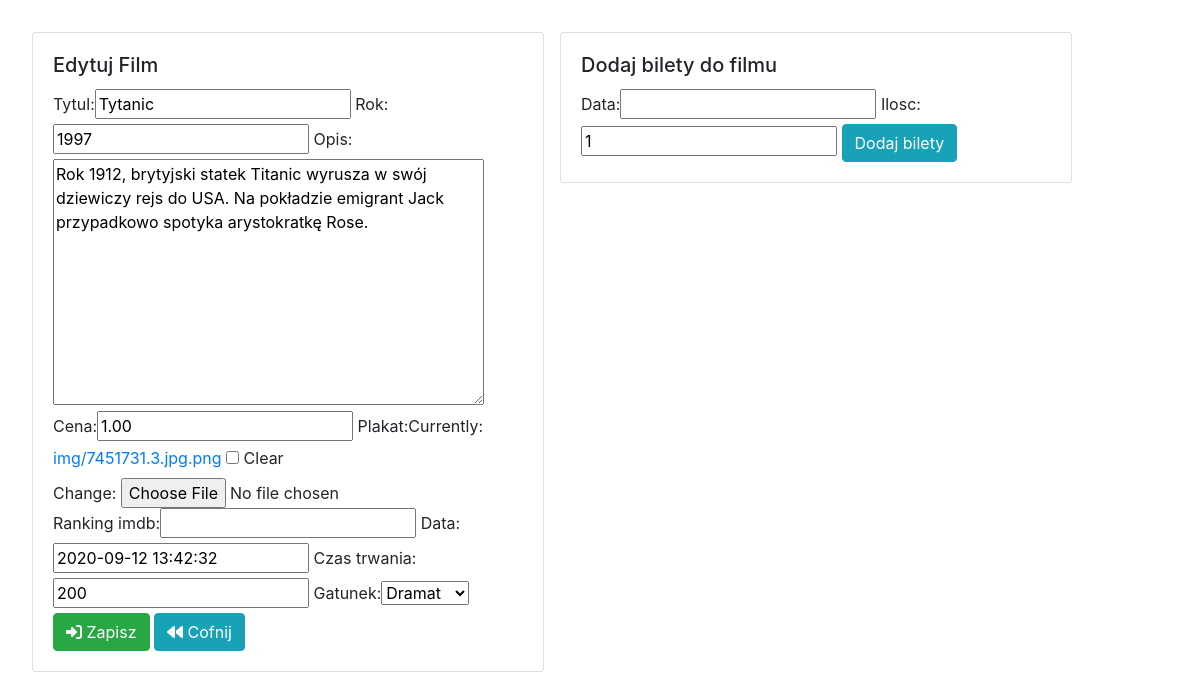
Page /filmy/edytuj/3/ (signed in) on the earlier database version.
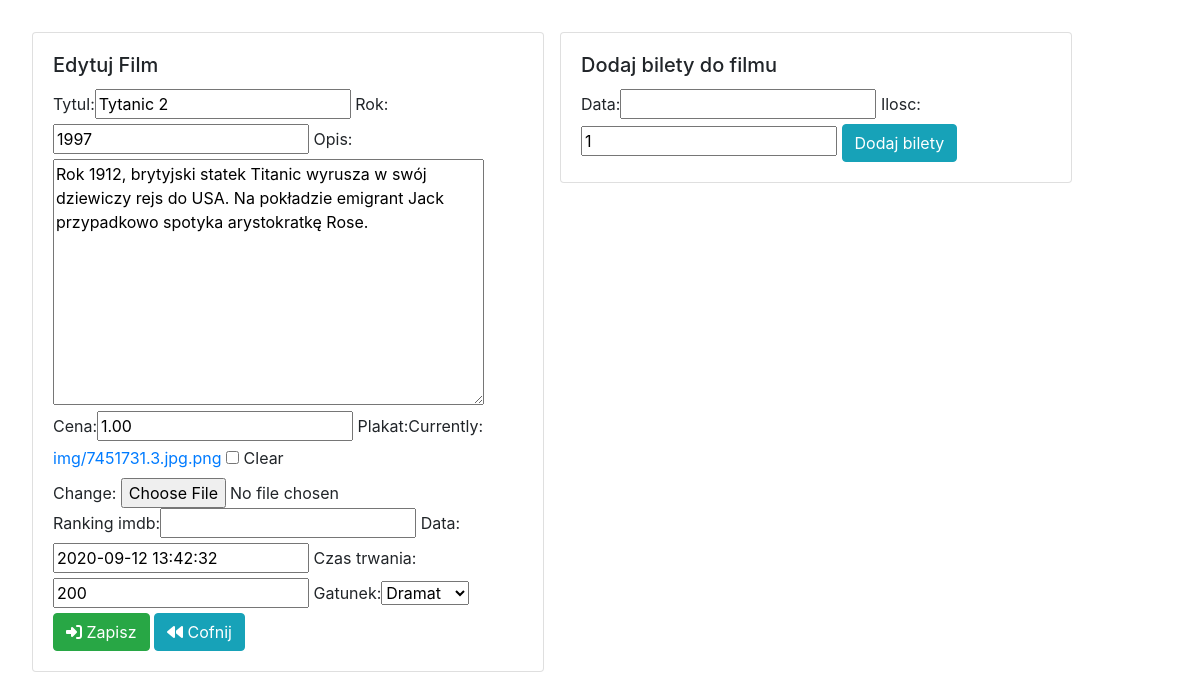
Same page on the later database version.
### kinoapp/models.py (models this page shows, shortened)
class Kino(models.Model):
    tytul = models.CharField(max_length = 64)
    rok = models.PositiveSmallIntegerField(default=2000)
    opis = models.TextField(default="")
    cena =  models.DecimalField(max_digits=4, decimal_places=2, blank=True, null=True)
    plakat = models.ImageField(upload_to='img', null=True, blank=True )
    ranking_imdb =  models.DecimalField(max_digits=4, decimal_places=2, blank=True, null=True)
    data = models.DateTimeField(blank=True,null=True)
    dodatkowe = models.OneToOneField(DodatkoweInfo, on_delete=models.CASCADE, blank=True, null=True)
    bilety_czy_dostepne = models.BooleanField(default=False)

### kinoapp/views.py (the view)
# urls.py: path('edytuj/<int:id>/', edytuj_film, name="edytuj_film"),
@staff_member_required
def edytuj_film(request, id):
    film = get_object_or_404(Kino, pk=id)
    bilet = Ocena.objects.filter(film=film)
    try:
        dodatkowe = DodatkoweInfo.objects.get(pk=film.id)
    except DodatkoweInfo.DoesNotExist:
        dodatkowe = None
    form_film = KinoForm(request.POST or None, request.FILES or None, instance=film)
    form_dodatkowe = DodatkoweInfoForm(request.POST or None, instance=dodatkowe)
    form_bilet = BiletyForm(request.POST or None)
    if all((form_film.is_valid(), form_dodatkowe.is_valid())):
        film = form_film.save(commit=False)
        dodatkowe = form_dodatkowe.save()
        film.dodatkowe = dodatkowe
        film.save()
        return redirect(wszystkie_filmy)
    if request.method == 'POST':
        if 'ilosc' in request.POST:
            bilet = form_bilet.save(commit=False)
            bilet.film = film
            bilet.save()
    return render(request, 'film_form.html', {'form': form_film, 'form_bilet': form_bilet, 'form_dodatkowe': form_dodatkowe, 'nowy': False})

### kinoapp/forms.py
class KinoForm(ModelForm):
    class Meta:
        model = Kino
        fields = ['tytul', 'rok', 'opis', 'cena', 'plakat', 'ranking_imdb', 'data']

class BiletyForm(ModelForm):
    class Meta:
        model = Bilety
        fields = ['data', 'ilosc']

### templates/film_form.html (shortened to what this page needs)
{% extends 'glowny.html' %}
{% load bootstrap %}
{% block strona %}
    <div class="card" style="width: 32rem; float: left; margin-right: 1rem;">
        <div class="card-body">
            {% if nowy %}
                <h5 class="card-title">Nowy Film</h5>
            {% else %}
                 <h5 class="card-title">Edytuj Film</h5>
            {% endif %}
            <form method="post">
                {{ form|bootstrap }}
                {{ form_dodatkowe|bootstrap }}
                <button type="submit" class="btn btn-success"><i class="fas fa-sign-in-alt"></i> Zapisz </button>
                <a href="{% url 'wszystkie_filmy' %}" class="btn btn-info"> <i class="fas fa-backward"></i> Cofnij </a>
            </form>
        </div>
    </div>
{% if nowy != True %}
    <div class="card" style="width: 32rem; float: left; margin-right: 1rem;">
        <div class="card-body">
                <h5 class="card-title">Dodaj bilety do filmu</h5>
            <form method="post">
                {{ form_bilet|bootstrap }}
                <button type="submit" class="btn btn-info"> Dodaj bilety </button>
            </form>
        </div>
    </div>
{% endif %}
{% endblock %}

Differences in the rows shown:
changed Kino: tytul "Tytanic" → "Tytanic 2"
